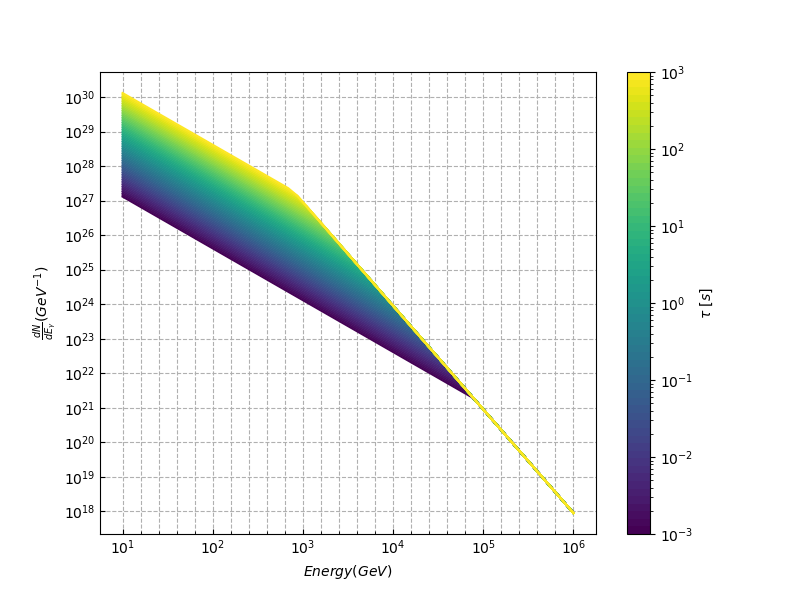

Write Python code to recreate this figure.
import numpy as np
import matplotlib as mpl
import matplotlib.pyplot as plt

# x = np.linspace(0, 5, 100)
# N = 21
# cmap = plt.get_cmap('jet',N)

# fig = plt.figure(figsize=(8,6))
# ax1 = fig.add_axes([0.10,0.10,0.70,0.85])

# for i,n in enumerate(np.linspace(0,2,N)):
#     y = np.sin(x)*x**n
#     ax1.plot(x,y,c=cmap(i))

# plt.xlabel('x')
# plt.ylabel('y')

# norm = mpl.colors.Normalize(vmin=0,vmax=2)
# sm = plt.cm.ScalarMappable(cmap=cmap, norm=norm)
# sm.set_array([])
# plt.colorbar(sm, ticks=np.linspace(0,2,N), 
#              boundaries=np.arange(-0.05,2.1,.1))
# plt.show()

def dNdE(Energy, Temp):
    if Energy < Temp:
        return 9e35 * np.power(1/Temp,3/2) * np.power(1/Energy,3/2)
    else:
        return 9e35 * np.power(1/Energy,3)

# def Temp(life):
#     return 7.8e3 * np.power(1/life,1/3)

life = np.logspace(-3,3,num=61)
Energy = np.logspace(1,6)

fig = plt.figure(figsize=(8,6))
sub = fig.add_subplot(111)  # 1 row x 1 col, 1 subplot
cmap = plt.get_cmap('viridis', np.size(life))


for i in range(life.size):
    duration = life[i]
    temp = 7.8e3 * np.power(1/duration,1/3)
    # print(i)
    dN = np.array([dNdE(x,temp) for x in Energy])
    sub.plot(Energy, dN, label = i, c=cmap(i))

sub.set_xlabel(r'$Energy(GeV)$')
sub.set_ylabel(r'$\frac{dN}{dE_{\gamma}}(GeV^{-1})$')
sub.set_xscale('symlog')
sub.set_yscale('symlog')

sub.set_xticks(np.logspace(1,6,num=26), minor=True)
sub.grid(linestyle='--',which='both')

sub.tick_params(axis='both', which='both', direction='in')

norm = mpl.colors.LogNorm(vmin=life.min(),vmax=life.max())
sm = plt.cm.ScalarMappable(cmap=cmap, norm=norm)
sm.set_array([])
cbar = plt.colorbar(sm)
cbar.set_label(r'$\tau\ [s]$')

plt.show()
